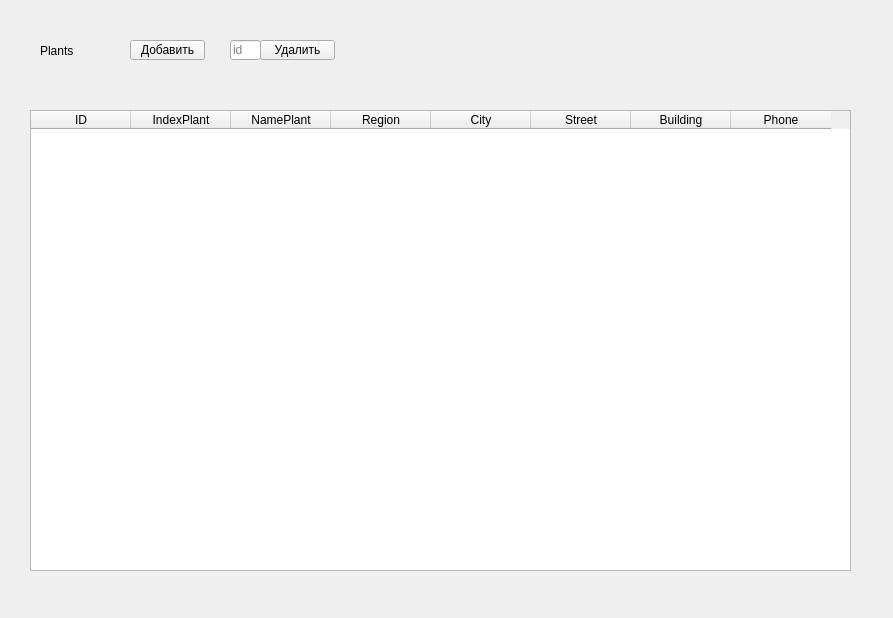
<?xml version="1.0" encoding="UTF-8"?>
<ui version="4.0">
 <class>Form</class>
 <widget class="QWidget" name="Form">
  <property name="geometry">
   <rect>
    <x>0</x>
    <y>0</y>
    <width>893</width>
    <height>618</height>
   </rect>
  </property>
  <property name="windowTitle">
   <string>Form</string>
  </property>
  <widget class="QTableWidget" name="tableWidget">
   <property name="geometry">
    <rect>
     <x>30</x>
     <y>110</y>
     <width>821</width>
     <height>461</height>
    </rect>
   </property>
   <column>
    <property name="text">
     <string>ID</string>
    </property>
   </column>
   <column>
    <property name="text">
     <string>IndexPlant</string>
    </property>
   </column>
   <column>
    <property name="text">
     <string>NamePlant</string>
    </property>
   </column>
   <column>
    <property name="text">
     <string>Region</string>
    </property>
   </column>
   <column>
    <property name="text">
     <string>City</string>
    </property>
   </column>
   <column>
    <property name="text">
     <string>Street</string>
    </property>
   </column>
   <column>
    <property name="text">
     <string>Building</string>
    </property>
   </column>
   <column>
    <property name="text">
     <string>Phone</string>
    </property>
   </column>
  </widget>
  <widget class="QLabel" name="label">
   <property name="geometry">
    <rect>
     <x>40</x>
     <y>20</y>
     <width>171</width>
     <height>61</height>
    </rect>
   </property>
   <property name="styleSheet">
    <string notr="true">font: 24pt &quot;Times New Roman&quot;;</string>
   </property>
   <property name="text">
    <string>Plants</string>
   </property>
  </widget>
  <widget class="QPushButton" name="add">
   <property name="geometry">
    <rect>
     <x>130</x>
     <y>40</y>
     <width>75</width>
     <height>20</height>
    </rect>
   </property>
   <property name="text">
    <string>Добавить</string>
   </property>
  </widget>
  <widget class="QLineEdit" name="id">
   <property name="geometry">
    <rect>
     <x>230</x>
     <y>40</y>
     <width>31</width>
     <height>20</height>
    </rect>
   </property>
   <property name="placeholderText">
    <string>id</string>
   </property>
  </widget>
  <widget class="QPushButton" name="dell">
   <property name="geometry">
    <rect>
     <x>260</x>
     <y>40</y>
     <width>75</width>
     <height>20</height>
    </rect>
   </property>
   <property name="text">
    <string>Удалить</string>
   </property>
  </widget>
 </widget>
 <resources/>
 <connections/>
</ui>
